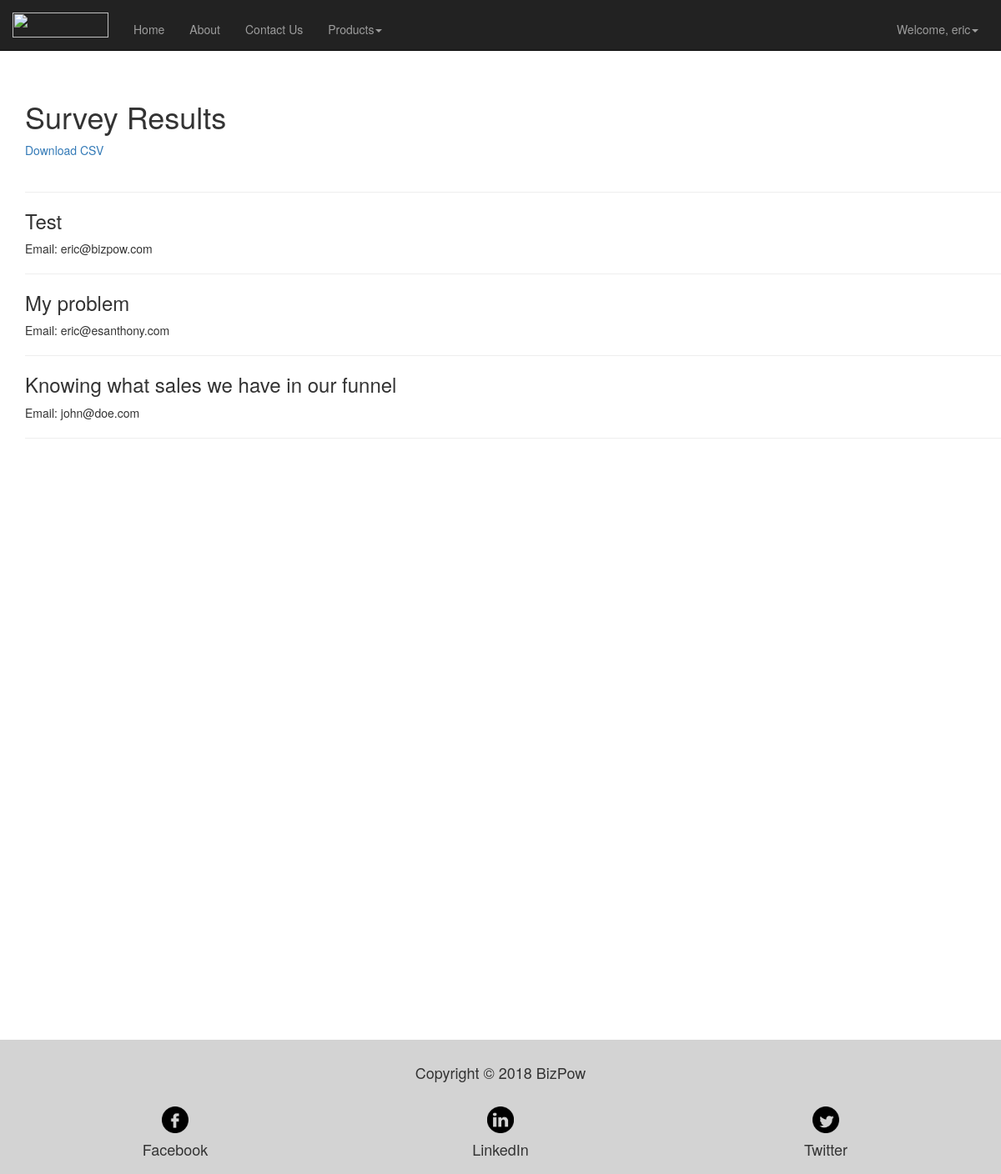
Before: /website/surveyresults/ (signed in) with the older database file.
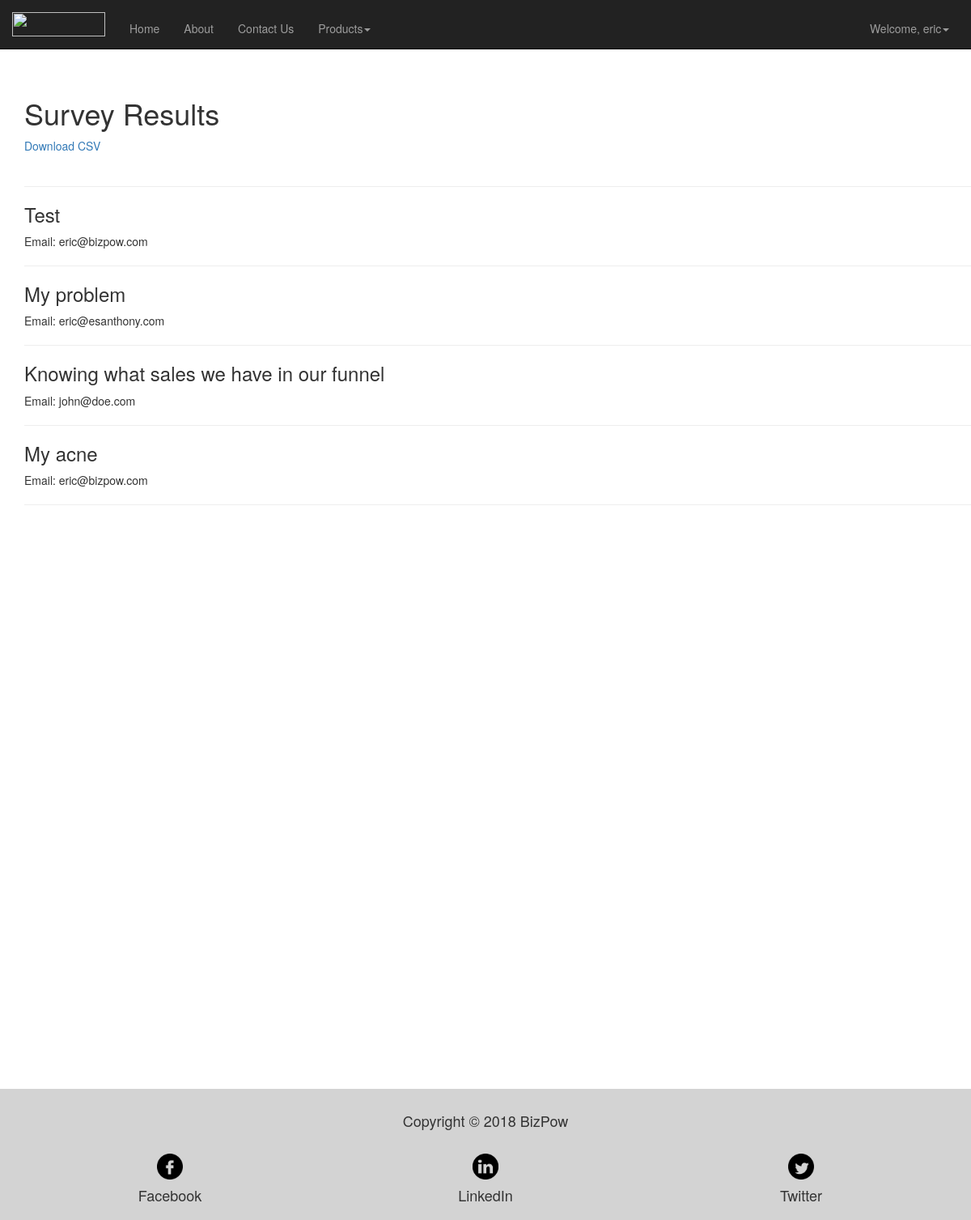
After: the same page with the newer database file.
### website/models.py (models this page shows, shortened)
class Survey(models.Model):
    biggest_problem = models.CharField(max_length=255)
    email_contact = models.EmailField(max_length=75)
    submitted = models.DateTimeField(default=datetime.now)

### website/views.py (the view)
@permission_required('is_superuser')
def surveyresults(request):
    surveys = Survey.objects.all().order_by('submitted')
    return render(request,'website/survey_list.html',{'surveys':surveys})

### website/templates/website/survey_list.html
{% extends 'website/base_layout.html' %}
{% load static %}
{% block content %}
<div class='container'>
<h1>Survey Results</h1>
<a href="{% url 'website:exportcsv' %}">Download CSV</a>
<div class="surveyListing">
    {% for survey in surveys %}
        <hr class="col-xs-12">
        <div class='survey'>
            <h3>{{ survey.biggest_problem }}</h3>
            Email: {{ survey.email_contact }}
        </div>
    {% endfor %}
    <hr class="col-xs-12">
</div>
</div>
{% endblock %}

Changed rows visible on the page:
added Survey: biggest_problem "My acne", email_contact "eric@bizpow.com"
